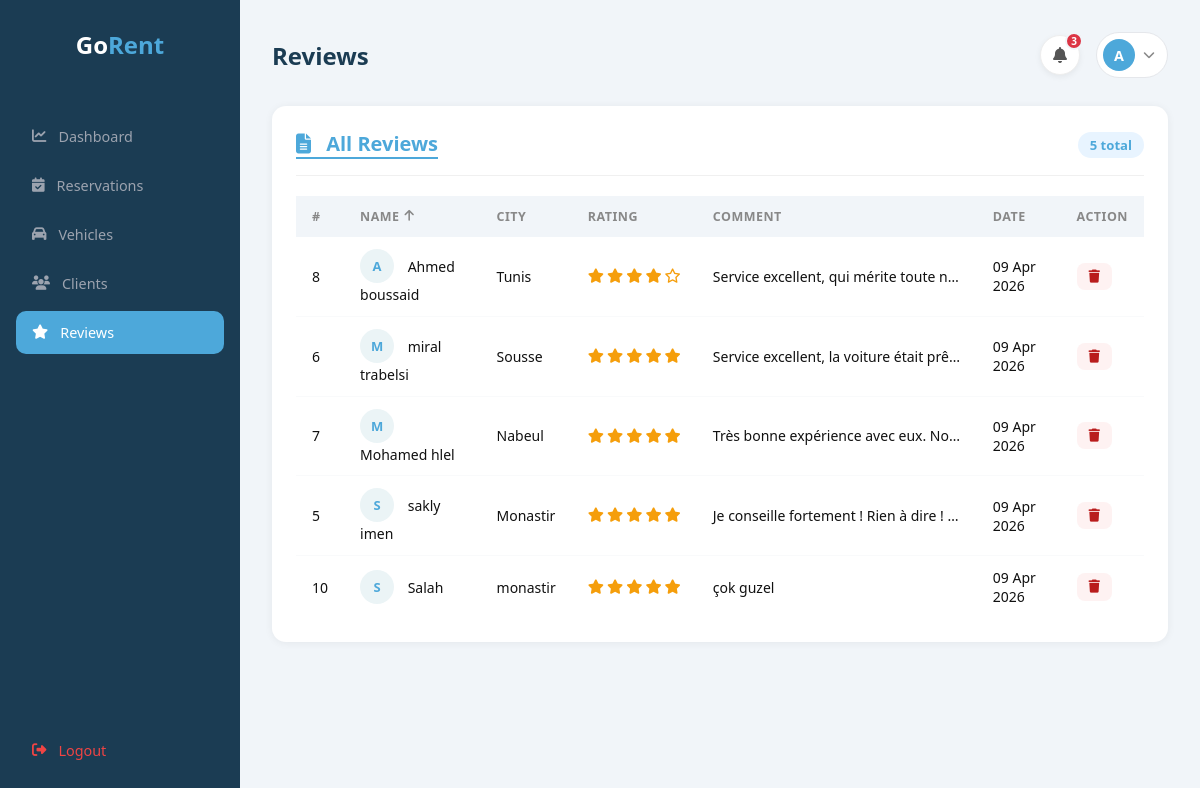
Page /admin/reviews.php (signed in) on the committed database.
### tables this page shows
CREATE TABLE `avis` (
  `id` int(11) NOT NULL,
  `nom` varchar(100) DEFAULT NULL,
  `ville` varchar(100) DEFAULT NULL,
  `commentaire` text DEFAULT NULL,
  `note` int(11) DEFAULT NULL,
  `date_creation` timestamp NULL DEFAULT current_timestamp()
);

### admin/reviews.php (the view, shortened to what this page needs)
<?php
$conn = new mysqli("localhost", "root", "", "locationvoitures");
$sort = isset($_GET['sort']) && $_GET['sort'] === 'desc' ? 'desc' : 'asc';
$next = $sort === 'asc' ? 'desc' : 'asc';
$icon = $sort === 'asc' ? 'fa-arrow-up' : 'fa-arrow-down';
$avis = $conn->query("SELECT * FROM avis ORDER BY nom $sort");
$notif_result = $conn->query("SELECT id_reservation, u.nom, v.marque, v.modele, r.date_debut
    FROM reservation r
    JOIN users u ON r.id_client = u.idclient
    JOIN voitures v ON r.id_voiture = v.id
    WHERE r.statut = 'Pending'
    ORDER BY r.id_reservation DESC");
$notif_count = $notif_result->num_rows;
?>
<!DOCTYPE html>
<html lang="en">
<head>
    <link rel="stylesheet" href="styles\sidebar.css">
    <link rel="stylesheet" href="styles\reviews.css">
    <link rel="stylesheet" href="https://cdnjs.cloudflare.com/ajax/libs/font-awesome/6.5.0/css/all.min.css">
</head>
<body>
    <div class="admin-layout">
        <aside class="sidebar">
            <?php include 'sidebar.php'; ?>
        </aside>
        <main class="admin-main">
            <div class="admin-header">
                <h1>Reviews</h1>
                <div style="display:flex; align-items:center; gap:16px;">
                    <div class="notif-wrapper" id="notifWrapper">
                        <button class="notif-btn" onclick="toggleNotif()">
                            <i class="fa-solid fa-bell"></i>
                            <?php if ($notif_count > 0): ?>
                                <span class="notif-badge">
                                    <?php echo $notif_count; ?>
                                </span>
                            <?php endif; ?>
                        </button>
                    </div>
                    <div class="admin-profile">
                        <a href="profile.php" class="profile-btn">
                            <div class="profile-avatar">
                                <?php echo strtoupper(substr($_SESSION['admin_nom'], 0, 1)); ?>
                            </div>
                            <i class="fa-solid fa-chevron-down" style="font-size:0.75rem; color:#888;"></i>
                        </a>
                    </div>
                </div>
            </div>
            <div class="admin-card">
                <div class="admin-card-header">
                    <h2><i class="fas fa-file-alt"></i> All Reviews</h2>
                    <span><?php echo $avis->num_rows; ?> total</span>
                </div>
                <table class="admin-table">
                    <thead>
                        <tr>
                            <th>#</th>
                            <th>
                                <a href="reviews.php?sort=<?= $next ?>" class="sort-link">
                                    Name <i class="fa <?= $icon ?>"></i>
                                </a>
                            </th>
                            <th>City</th>
                            <th>Rating</th>
                            <th>Comment</th>
                            <th>Date</th>
                            <th>Action</th>
                        </tr>
                    </thead>
                    <tbody>
                        <?php while ($row = $avis->fetch_assoc()): ?>
                            <tr>
                                <td><?php echo $row['id']; ?></td>
                                <td>
                                    <span class="user-avatar">
                                        <?= strtoupper(substr($row['nom'], 0, 1)) ?>
                                    </span>
                                    <span class="user-name">
                                        <?= htmlspecialchars($row['nom']) ?>
                                    </span>
                                </td>
                                <td><?php echo $row['ville']; ?></td>
                                <td>
                                    <div class="stars">
                                        <?php for ($i = 1; $i <= 5; $i++): ?>
                                            <i class="fa-<?php echo $i <= $row['note'] ? 'solid' : 'regular'; ?> fa-star"></i>
                                        <?php endfor; ?>
                                    </div>
                                </td>
                                <td class="comment-cell"><?php echo $row['commentaire']; ?></td>
                                <td><?php echo date('d M Y', strtotime($row['date_creation'])); ?></td>
                                <td>
                                    <a href="reviews.php?delete=<?php echo $row['id']; ?>&sort=<?= $sort ?>"
                                        class="btn-delete" onclick="return confirm('Delete this review?')">
                                        <i class="fa-solid fa-trash"></i>
                                    </a>
                                </td>
                            </tr>
                        <?php endwhile; ?>
                    </tbody>
                </table>
            </div>
        </main>
    </div>
</body>
</html>

### admin/styles/sidebar.css (style rules this page uses)
* { margin: 0; padding: 0; box-sizing: border-box; font-family: 'Segoe UI', sans-serif; }
body { background: #f1f5f9; }
.admin-layout { display: flex; min-height: 100vh; }
.sidebar { width: 240px; background: #1B3C53; display: flex; flex-direction: column; padding: 28px 16px; position: fixed; top: 0; left: 0; height: 100vh; }
.admin-main { margin-left: 240px; padding: 32px; flex: 1; }
.admin-header { display: flex; justify-content: space-between; align-items: center; margin-bottom: 28px; }
.admin-header h1 { font-size: 1.5rem; font-weight: 700; color: #1B3C53; }
.profile-btn { display: flex; align-items: center; gap: 8px; background: #fff; border: 1px solid #e5e7eb; border-radius: 50px; padding: 6px 12px 6px 6px; text-decoration: none; transition: background 0.2s; cursor: pointer; }
.profile-avatar { width: 32px; height: 32px; border-radius: 50%; background: #4DA8DA; color: #fff; display: flex; align-items: center; justify-content: center; font-size: 0.9rem; font-weight: 700; }
.admin-card { background: #fff; border-radius: 14px; padding: 24px; box-shadow: 0 1px 8px rgba(0, 0, 0, 0.06); }
.admin-card-header { display: flex; justify-content: space-between; align-items: center; margin-bottom: 20px; padding-bottom: 16px; border-bottom: 1px solid #f0f0f0; }
.admin-card-header h2 { font-size: 1.1rem; font-weight: 700; color: #1B3C53; }
.admin-card-header span { background: #e8f4ff; color: #4DA8DA; padding: 4px 12px; border-radius: 20px; font-size: 0.82rem; font-weight: 600; }
.admin-table { width: 100%; border-collapse: collapse; }
.admin-table thead { background: #f1f5f9; }
.admin-table th { text-align: left; padding: 12px 16px; font-size: 0.78rem; color: #888; text-transform: uppercase; letter-spacing: 0.04em; }
.admin-table td { padding: 14px 16px; font-size: 0.9rem; color: #333; border-bottom: 1px solid #f5f5f5; vertical-align: middle; }
.admin-table tr:last-child td { border-bottom: none; }

### rows in the picture
avis: id "8", nom "A", nom "Ahmed boussaid", ville "Tunis", note 4 (drawn), commentaire "Service excellent, qui mérite toute n…", date_creation "09 Apr 2026"
avis: id "6", nom "M", nom "miral trabelsi", ville "Sousse", note 5 (drawn), commentaire "Service excellent, la voiture était prê…", date_creation "09 Apr 2026"
avis: id "7", nom "M", nom "Mohamed hlel", ville "Nabeul", note 5 (drawn), commentaire "Très bonne expérience avec eux. No…", date_creation "09 Apr 2026"
avis: id "5", nom "S", nom "sakly imen", ville "Monastir", note 5 (drawn), commentaire "Je conseille fortement ! Rien à dire !…", date_creation "09 Apr 2026"
avis: id "10", nom "S", nom "Salah", ville "monastir", note 5 (drawn), commentaire "çok guzel", date_creation "09 Apr 2026"

### other values in the picture
$notif_count "3"
substr($_SESSION['admin_nom'], 0, 1) "A"
$avis->num_rows "5"
